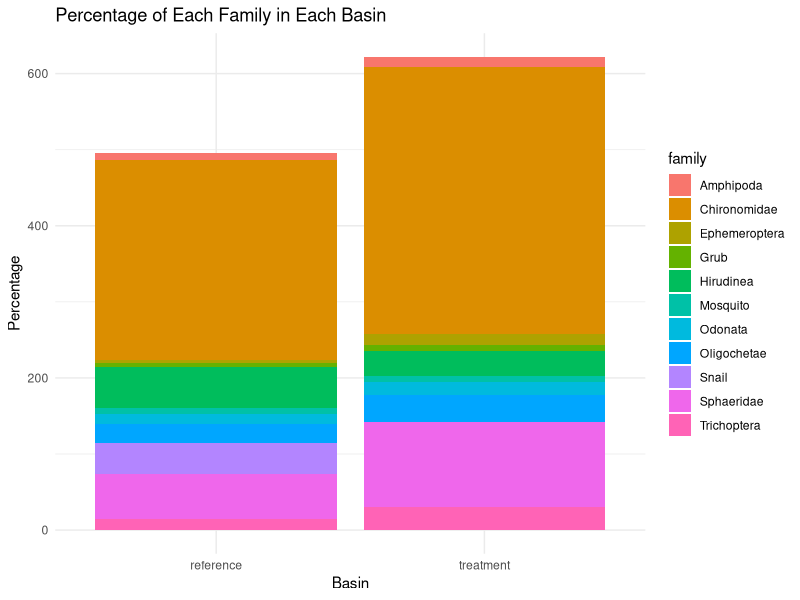
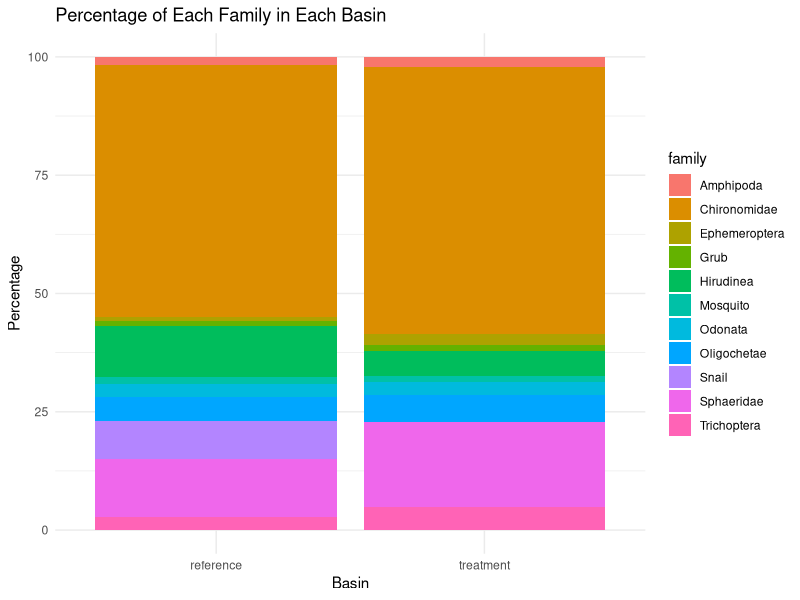

Generate these figures, in order, with R:
#Hello! 

library(tidyverse)
library(readr)

bmi_2024 <- read_csv("bmi_2024.csv")
View(bmi_2024)

####BMI 2024####
#Lets quick play around with BMI 

#Cleaning, omit NAs 
bmi_2024 <- na.omit(bmi_2024)

#Sum families by basin 
bmi_sum <- bmi_2024 %>%
  group_by(basin, family) %>%
  summarise(total_num = sum(number)) %>%
  ungroup()

#change that to a percentage and make a new data frame 
bmi_sum_percentage <- bmi_sum %>%
  group_by(basin) %>%
  mutate(percentage = total_num / sum(total_num) * 100) %>%
  ungroup()

#Plot families by basin by number 
bmi_sbp <- ggplot(bmi_sum, aes(x = basin, y = total_num, fill = family)) +
  geom_bar(stat = "identity") +
  labs(title = "Percentage of Each Family in Each Basin",
       x = "Basin",
       y = "Percentage") +
  theme_minimal()
bmi_sbp

#Plot families by basin by percentage 
bmi_sbp_percentage <- ggplot(bmi_sum_percentage, aes(x = basin, y = percentage, fill = family)) +
  geom_bar(stat = "identity") +
  labs(title = "Percentage of Each Family in Each Basin",
       x = "Basin",
       y = "Percentage") +
  theme_minimal()
bmi_sbp_percentage




